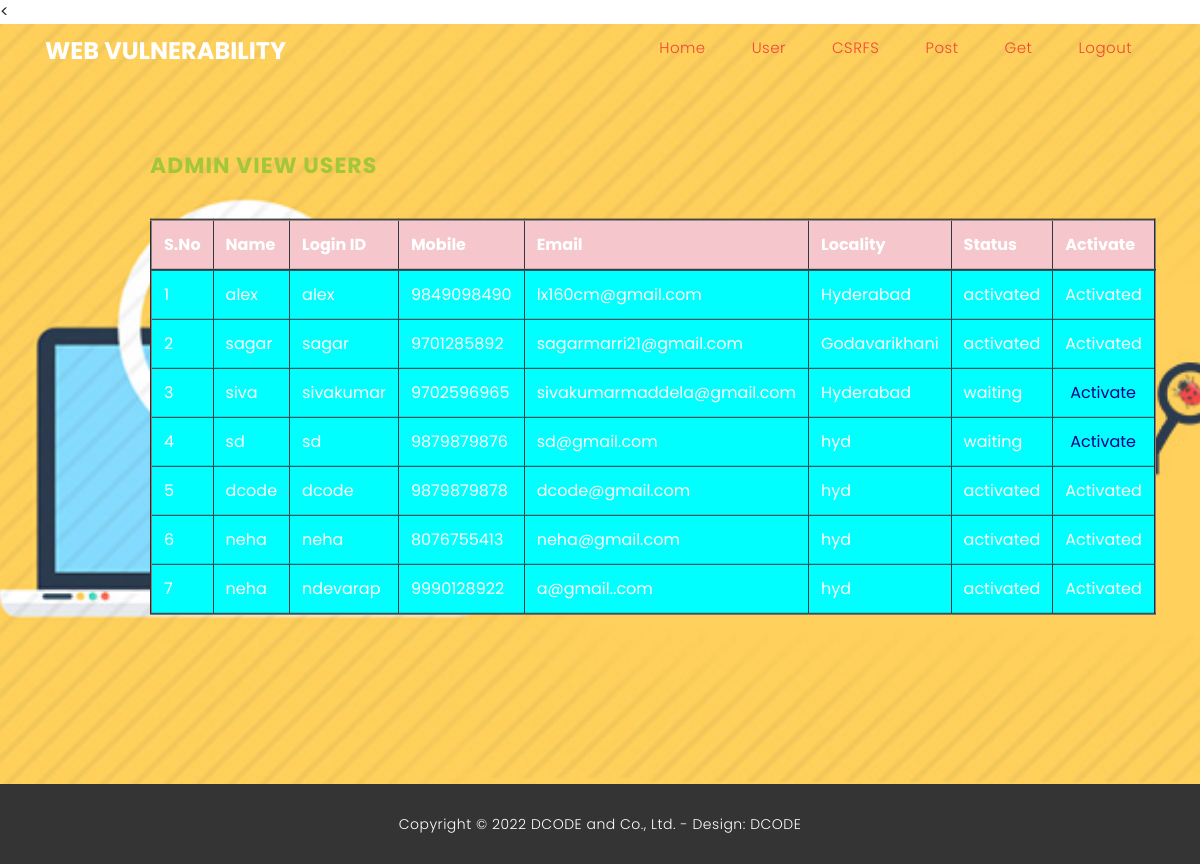
/AdminViewUsers/, run on the app's committed database.
### users/models.py (models this page shows, shortened)
class UserRegistrationModel(models.Model):
    name = models.CharField(max_length=100)
    loginid = models.CharField(unique=True, max_length=100)
    password = models.CharField(max_length=100)
    mobile = models.CharField(unique=True, max_length=100)
    email = models.CharField(unique=True, max_length=100)
    locality = models.CharField(max_length=100)
    address = models.CharField(max_length=1000)
    city = models.CharField(max_length=100)
    state = models.CharField(max_length=100)
    status = models.CharField(max_length=100)
    class Meta:
        db_table = 'Registrations'

### admins/views.py (the view)
# urls.py: path("AdminViewUsers/", admins.AdminViewUsers, name="AdminViewUsers"),
def AdminViewUsers(request):
    data = UserRegistrationModel.objects.all()
    return render(request, 'admins/RegisteredUsers.html', {'data': data})

### assets/templates/admins/RegisteredUsers.html
{%extends 'admins/adminbase.html'%}
{%block contents%}
<<div class="main-banner header-text" id="top">
        <div class="Modern-Slider">
          <div class="item item-1">
            <div class="img-fill">
                <div class="text-content">
                  <h6>Admin View Users</h6>
                  <p>
                      <table  border="2px" class="table table-hover table-dark">
            <thead>
            <tr class="table-danger">
                <th scope="col">S.No</th>
                <th scope="col">Name</th>
                <th scope="col">Login ID</th>
                <th scope="col">Mobile</th>
                <th scope="col">Email</th>
                <th scope="col">Locality</th>
                <th scope="col">Status</th>
                <th scope="col">Activate</th>
            </tr>
            </thead>
            <tbody>
            {% for i in data %}
            <tr scope="row" style="color: white; background-color:CYAN">
                <td>{{forloop.counter}}</td>
                <td>{{i.name}}</td>
                <td>{{i.loginid}}</td>
                <td>{{i.mobile}}</td>
                <td>{{i.email}}</td>
                <td>{{i.locality}}</td>
                <td>{{i.status}}</td>
                {% if i.status == 'waiting' %}
                <td><a class="btn-link" href="/AdminActivaUsers/?uid={{ i.id }}"
                       style="color:DARKBLUE">Activate</a></td>
                {% else %}
                <td> Activated</td>
                {% endif %}
            </tr>
            {% endfor %}
            </tbody>
        </table>
                  </p>
                </div>
            </div>
          </div>
        </div>
    </div>
{%endblock%}

### assets/templates/admins/adminbase.html (shortened to what this page needs)
{%load static%}
<!DOCTYPE html>
<html lang="en">
  <head>
    <link href="{%static 'vendor/bootstrap/css/bootstrap.min.css'%}" rel="stylesheet">
    <link rel="stylesheet" href="{%static 'assets/css/fontawesome.css'%}">
    <link rel="stylesheet" href="{%static 'assets/css/templatemo-finance-business.css'%}">
    <link rel="stylesheet" href="{%static 'assets/css/owl.css'%}">
  </head>
  <body>
    <header class="">
      <nav class="navbar navbar-expand-lg">
        <div class="container">
          <a class="navbar-brand" href="index.html"><h2>Web Vulnerability</h2></a>
          <div class="collapse navbar-collapse" id="navbarResponsive">
            <ul class="navbar-nav ml-auto">
              <li class="nav-item">
                <a class="nav-link" href="{%url 'AdminHome'%}">Home</a>
              </li>
              <li class="nav-item">
                <a class="nav-link" href="{%url 'AdminViewUsers'%}">User</a>
              </li>
              <li class="nav-item">
                <a class="nav-link" href="{%url 'adminviewallcsrfs'%}">CSRFS</a>
              </li>
              <li class="nav-item">
                <a class="nav-link" href="{%url 'PostRequestdata'%}">Post</a>
              </li>
              <li class="nav-item">
                <a class="nav-link" href="{%url 'GetRequestdata'%}">Get</a>
              </li>
              <li class="nav-item">
                <a class="nav-link" href="{%url 'logout'%}">Logout</a>
              </li>
            </ul>
          </div>
        </div>
      </nav>
    </header>
    {%block contents%}
    {%endblock%}
    <div class="sub-footer">
      <div class="container">
        <div class="row">
          <div class="col-md-12">
            <p>Copyright &copy; 2022   DCODE and Co., Ltd.
            - Design: <a rel="nofollow noopener" href="Google" target="_blank">DCODE</a></p>
          </div>
        </div>
      </div>
    </div>
  </body>
</html>

### assets/static/assets/css/templatemo-finance-business.css (style rules this page uses)
body { font-family: 'Poppins', sans-serif; overflow-x: hidden; text-rendering: optimizeLegibility; -webkit-font-smoothing: antialiased; -moz-osx-font-smoothing: grayscale; }
p { margin-bottom: 0px; font-size: 14px; color: #666666; line-height: 30px; }
a { text-decoration: none!important; }
ul { padding: 0; margin: 0; list-style: none; }
h1,h2,h3,h4,h5,h6 { margin: 0px; }
header { position: absolute; z-index: 99999; width: 100%; background-color: transparent!important; height: 80px; -webkit-transition: all 0.3s ease-in-out 0s; -moz-transition: all 0.3s ease-in-out 0s; -o-transition: all 0.3s ease-in-out 0s; transition: all 0.3s ease-in-out 0s; }
header .navbar { padding: 20px 0px; }
.navbar .navbar-brand { float: left; margin-top: 12px; outline: none; }
.navbar .navbar-brand h2 { color: #fff; text-transform: uppercase; font-size: 24px; font-weight: 700; -webkit-transition: all .3s ease 0s; -moz-transition: all .3s ease 0s; -o-transition: all .3s ease 0s; transition: all .3s ease 0s; }
#navbarResponsive { z-index: 999; }
.navbar-collapse { text-align: center; }
.navbar .navbar-nav .nav-item { margin: 0px 15px; }
.navbar .navbar-nav a.nav-link { text-transform: capitalize; font-size: 15px; font-weight: 300; letter-spacing: 0.5px; color: #f44336; transition: all 0.5s; margin-top: 5px; }
.img-fill { width: 100%; display: block; overflow: hidden; position: relative; text-align: center }
*, *:before, *:after { -webkit-box-sizing: border-box; box-sizing: border-box; -webkit-font-smoothing: antialiased; -moz-osx-font-smoothing: grayscale; }
.blocks-box, .slick-slider { margin: 0; padding: 0!important; }
.slick-slide { float: left; padding: 0; }
.Modern-Slider .item .img-fill { background-size: cover; background-position: center center; background-repeat: no-repeat; height:95vh; }
.Modern-Slider .item-1 .img-fill { background-image: url(../images/slide_01.jpg); }
.Modern-Slider .text-content { text-align: left; width: 75%; position: absolute; top: 50%; left: 50%; transform: translate(-50%, -50%); }
.Modern-Slider .item h6 { margin-bottom: 15px; font-size: 22px; text-transform: uppercase; font-weight: 700; letter-spacing: 1px; color:#a4c639; animation:fadeOutRight 1s both; }
.Modern-Slider .item p { max-width: 570px; color: #fff; font-size: 15px; font-weight: 400; line-height: 30px; margin-bottom: 40px; }
.Modern-Slider .item a { margin: 0 5px; }
.Modern-Slider .item.slick-active h6 { animation:fadeInDown 1s both 1s; }
.Modern-Slider .item.slick-active { animation:Slick-FastSwipeIn 1s both; }
.Modern-Slider { background:#000; }
.slick-slider { position:relative;display:block;-webkit-user-select:none;-moz-user-select:none;-ms-user-select:none;user-select:none;-webkit-touch-callout:none;-khtml-user-select:none;-ms-touch-action:pan-y;touch-action:pan-y;-webkit-tap-highlight-color:transparent }
.slick-slide { display:none;float:left ;height:100%;min-height:1px }
.slick-initialized .slick-slide { display:block }
.sub-footer { background-color: #343434; text-align: center; padding: 25px 0px; }
.sub-footer p { color: #fff; font-weight: 300; letter-spacing: 0.5px; }
.sub-footer a { color: #fff; }

### data on the page
UserRegistrationModel: name "alex", loginid "alex", mobile "9849098490", email "lx160cm@gmail.com", locality "Hyderabad", status "activated", shows "Activated"
UserRegistrationModel: name "sagar", loginid "sagar", mobile "9701285892", email "sagarmarri21@gmail.com", locality "Godavarikhani", status "activated", shows "Activated"
UserRegistrationModel: name "siva", loginid "sivakumar", mobile "9702596965", email "sivakumarmaddela@gmail.com", locality "Hyderabad", status "waiting"
UserRegistrationModel: name "sd", loginid "sd", mobile "9879879876", email "sd@gmail.com", locality "hyd", status "waiting"
UserRegistrationModel: name "dcode", loginid "dcode", mobile "9879879878", email "dcode@gmail.com", locality "hyd", status "activated", shows "Activated"
UserRegistrationModel: name "neha", loginid "neha", mobile "8076755413", email "neha@gmail.com", locality "hyd", status "activated", shows "Activated"
UserRegistrationModel: name "neha", loginid "ndevarap", mobile "9990128922", email "a@gmail..com", locality "hyd", status "activated", shows "Activated"
